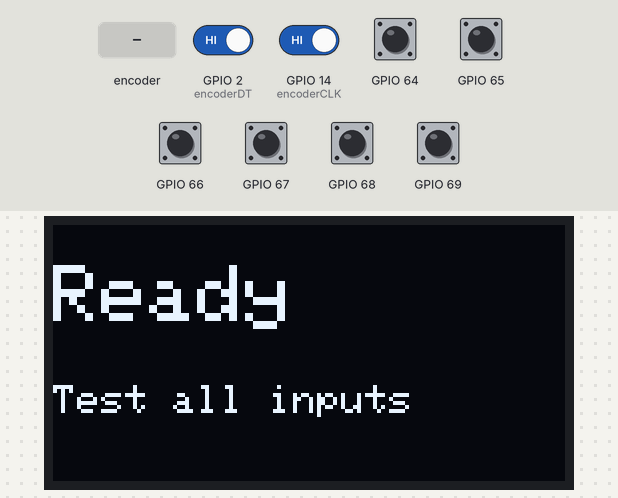
This sketch was run on a simulated ESP32. On the bench: 128×64 one-colour display. The test bench sets the inputs (shaded band); at power-on: GPIO 2 (encoderDT), GPIO 14 (encoderCLK), GPIO 64–69 HIGH. What the sketch prints to the serial monitor is not drawn.

Above: at 1.8 s.
1.9 s: rotary encoder on GPIO 14 (encoderCLK) / GPIO 2 (encoderDT) turned 3 steps (first pin leading)
At 3.4 s:
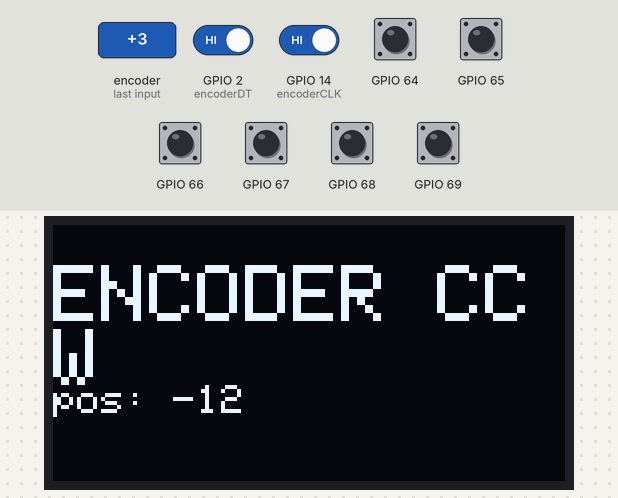
4.0 s: GPIO 64 pulled LOW for 0.15 s
At 4.4 s:
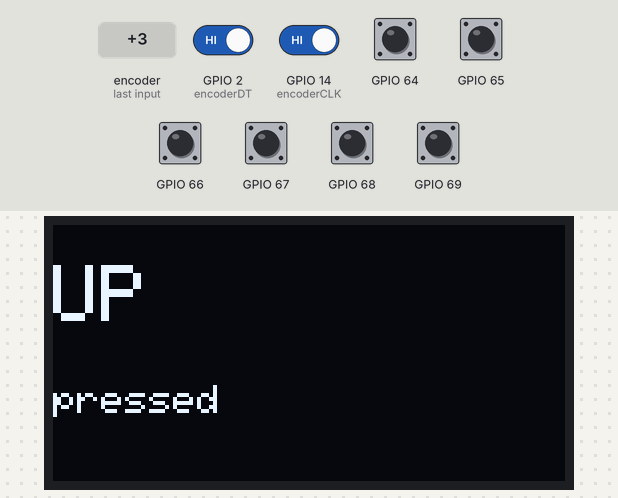
5.6 s: GPIO 65 pulled LOW for 0.15 s
At 6.2 s:
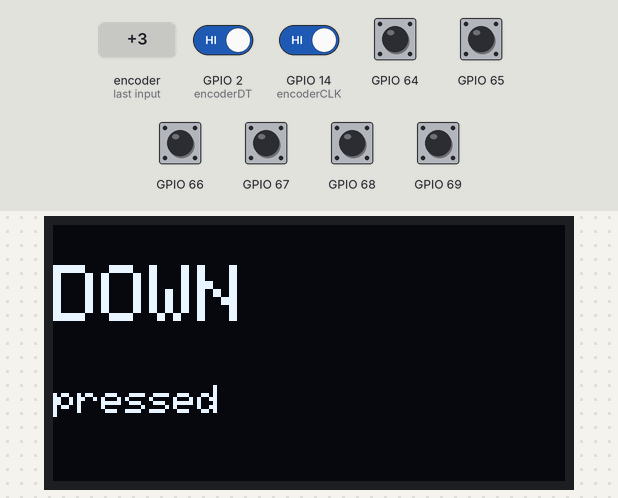
7.2 s: GPIO 66 pulled LOW for 0.15 s
At 8.0 s:
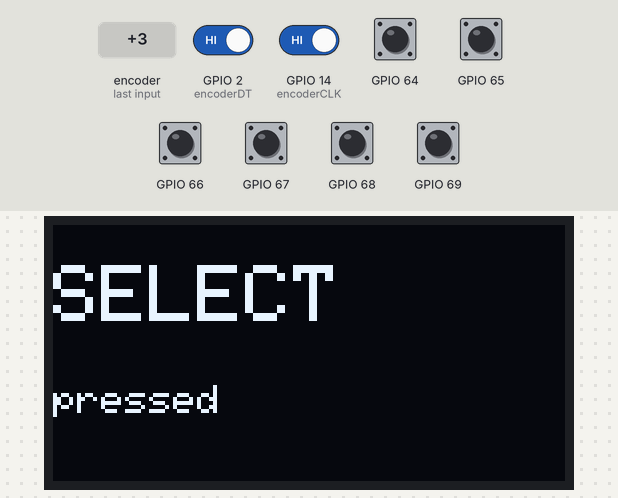
8.8 s: GPIO 67 pulled LOW for 0.15 s
At 9.5 s:
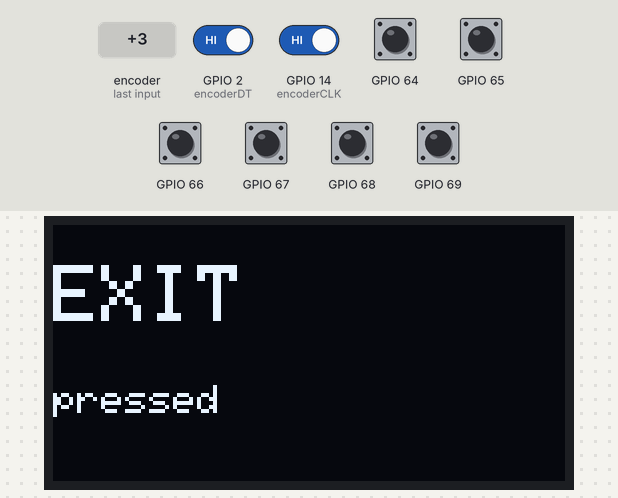
10.4 s: GPIO 68 pulled LOW for 0.15 s
At 11.9 s:
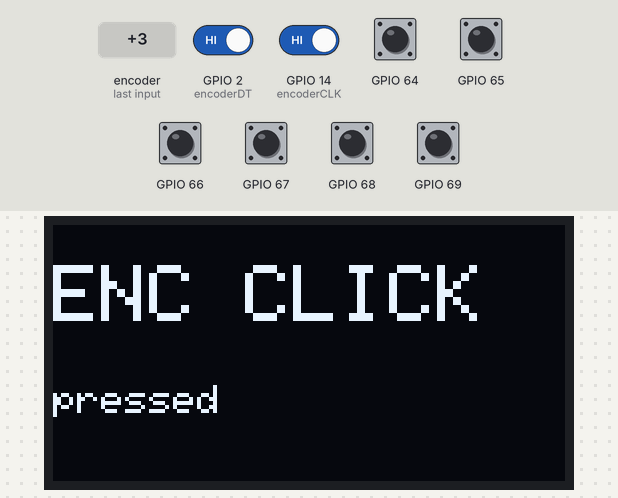
Timing chart, 0 to 13.0 s (numbered marks = the images above; inputs shaded):
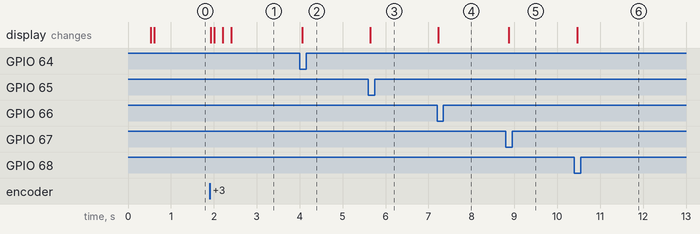

The sketch:

pinTest.ino
```cpp
#include <Wire.h>
#include <Adafruit_GFX.h>
#include <Adafruit_SSD1306.h>
#include <PCF8574.h>

#define SCREEN_WIDTH 128
#define SCREEN_HEIGHT 64
Adafruit_SSD1306 display(SCREEN_WIDTH, SCREEN_HEIGHT, &Wire, -1);

PCF8574 pcf(0x20);

const int encoderCLK = 14;
const int encoderDT = 2;

int lastEncoded = 0;
int encoderPosition = 0;

unsigned long lastButtonCheck = 0;

void showOnDisplay(String line1, String line2 = "") {
    display.clearDisplay();
    display.setTextSize(2);
    display.setTextColor(SSD1306_WHITE);
    display.setCursor(0, 10);
    display.println(line1);
    if (line2 != "") {
        display.setTextSize(1);
        display.setCursor(0, 40);
        display.println(line2);
    }
    display.display();
    Serial.println(line1 + " " + line2);
}

void setup() {
    Serial.begin(115200);
    delay(500);
    Serial.println("=== Full Pin Test Starting ===");

    Wire.begin(13, 15);
    if (!display.begin(SSD1306_SWITCHCAPVCC, 0x3C)) {
        Serial.println("OLED: FAILED to init");
    } else {
        Serial.println("OLED: OK");
    }

    if (!pcf.begin()) {
        Serial.println("PCF8574: FAILED to init");
    } else {
        Serial.println("PCF8574: OK");
    }
    pcf.pinMode(P0, INPUT_PULLUP); // Up
    pcf.pinMode(P1, INPUT_PULLUP); // Down
    pcf.pinMode(P2, INPUT_PULLUP); // Select
    pcf.pinMode(P3, INPUT_PULLUP); // Exit
    pcf.pinMode(P4, INPUT_PULLUP); // Encoder click
    pcf.pinMode(P5, INPUT_PULLUP); // Shutter

    pinMode(encoderCLK, INPUT_PULLUP);
    pinMode(encoderDT, INPUT_PULLUP);
    delay(50);

    int msb = digitalRead(encoderCLK);
    int lsb = digitalRead(encoderDT);
    lastEncoded = (msb << 1) | lsb;

    showOnDisplay("Ready", "Test all inputs");
}

void readEncoder() {
    int msb = digitalRead(encoderCLK);
    int lsb = digitalRead(encoderDT);
    delayMicroseconds(50);
    int msb2 = digitalRead(encoderCLK);
    int lsb2 = digitalRead(encoderDT);

    if (msb != msb2 || lsb != lsb2) return; // unstable/bouncing, skip

    int encoded = (msb << 1) | lsb;
    int sum = (lastEncoded << 2) | encoded;

    if (sum == 0b1101 || sum == 0b0100 || sum == 0b0010 || sum == 0b1011) {
    encoderPosition--;
    showOnDisplay("ENCODER CCW", "pos: " + String(encoderPosition));
}
if (sum == 0b1110 || sum == 0b0111 || sum == 0b0001 || sum == 0b1000) {
    encoderPosition++;
    showOnDisplay("ENCODER CW", "pos: " + String(encoderPosition));
}

    lastEncoded = encoded;
}

void checkButtons() {
    static bool lastUp = HIGH, lastDown = HIGH, lastSelect = HIGH, lastExit = HIGH, lastEncClick = HIGH, lastShutter = HIGH;

    bool up = pcf.digitalRead(P0) == LOW;
    if (up && lastUp == HIGH) showOnDisplay("UP", "pressed");
    lastUp = up ? LOW : HIGH;

    bool down = pcf.digitalRead(P1) == LOW;
    if (down && lastDown == HIGH) showOnDisplay("DOWN", "pressed");
    lastDown = down ? LOW : HIGH;

    bool select = pcf.digitalRead(P2) == LOW;
    if (select && lastSelect == HIGH) showOnDisplay("SELECT", "pressed");
    lastSelect = select ? LOW : HIGH;

    bool exitBtn = pcf.digitalRead(P3) == LOW;
    if (exitBtn && lastExit == HIGH) showOnDisplay("EXIT", "pressed");
    lastExit = exitBtn ? LOW : HIGH;

    bool encClick = pcf.digitalRead(P4) == LOW;
    if (encClick && lastEncClick == HIGH) showOnDisplay("ENC CLICK", "pressed");
    lastEncClick = encClick ? LOW : HIGH;

    bool shutter = pcf.digitalRead(P5) == LOW;
    if (shutter && lastShutter == HIGH) showOnDisplay("SHUTTER", "pressed");
    lastShutter = shutter ? LOW : HIGH;
}

void loop() {
    readEncoder(); // every iteration, highest priority

    unsigned long now = millis();
    if (now - lastButtonCheck > 50) {
        lastButtonCheck = now;
        checkButtons();
    }
}
```

Measured:
- after the input at 1.9 s, the display: first changes at once (image 1 shows a later state)
- after the input at 4.0 s, the display: changes after 0.06 s (image 2)
- after the input at 5.6 s, the display: changes after 0.05 s (image 3)
- after the input at 7.2 s, the display: changes at once (image 4)
- after the input at 8.8 s, the display: changes after 0.07 s (image 5)
- after the input at 10.4 s, the display: changes after 0.07 s (image 6)
